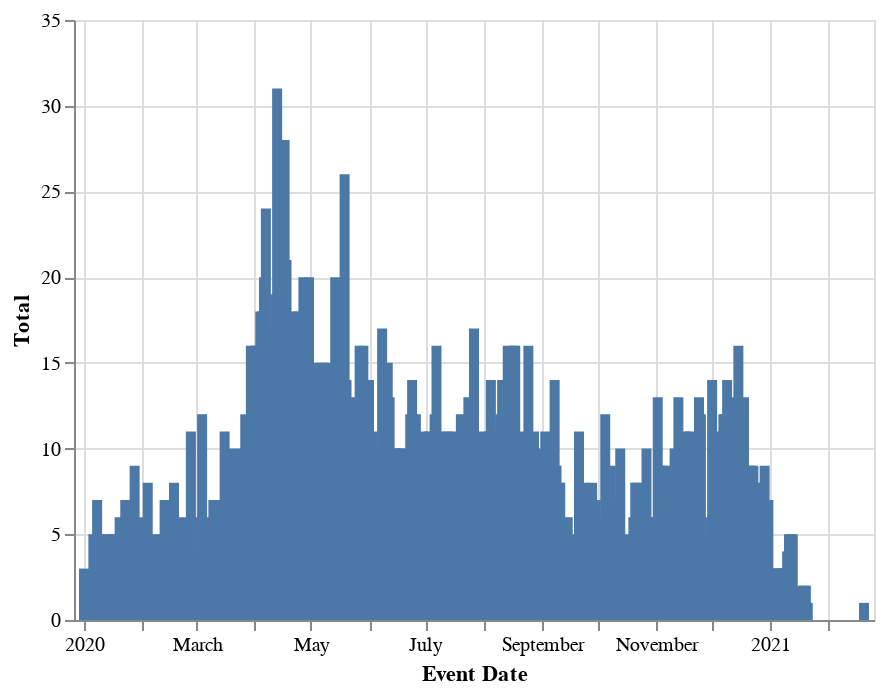

Notebook code for this chart:
### Code cell
chart = alt.Chart(df_date1).mark_bar().encode(
    x='Event Date',
    y='Total'
)

chart

### Figure 1 — Vega-Lite specification as saved in the notebook (floating-point values rounded to 4 significant figures; data arrays with more than 128 entries replaced by an {"elided": "..."} marker saying what was removed)
{"config": {"view": {"continuousWidth": 400, "continuousHeight": 300}}, "data": {"name": "data-2a4ce74247ad6c8fa2ff4ce81fe1c075"}, "mark": "bar", "encoding": {"x": {"type": "temporal", "field": "Event Date"}, "y": {"type": "quantitative", "field": "Total"}}, "$schema": "https://vega.github.io/schema/vega-lite/v4.8.1.json", "datasets": {"data-2a4ce74247ad6c8fa2ff4ce81fe1c075": {"elided": "379 records"}}}
